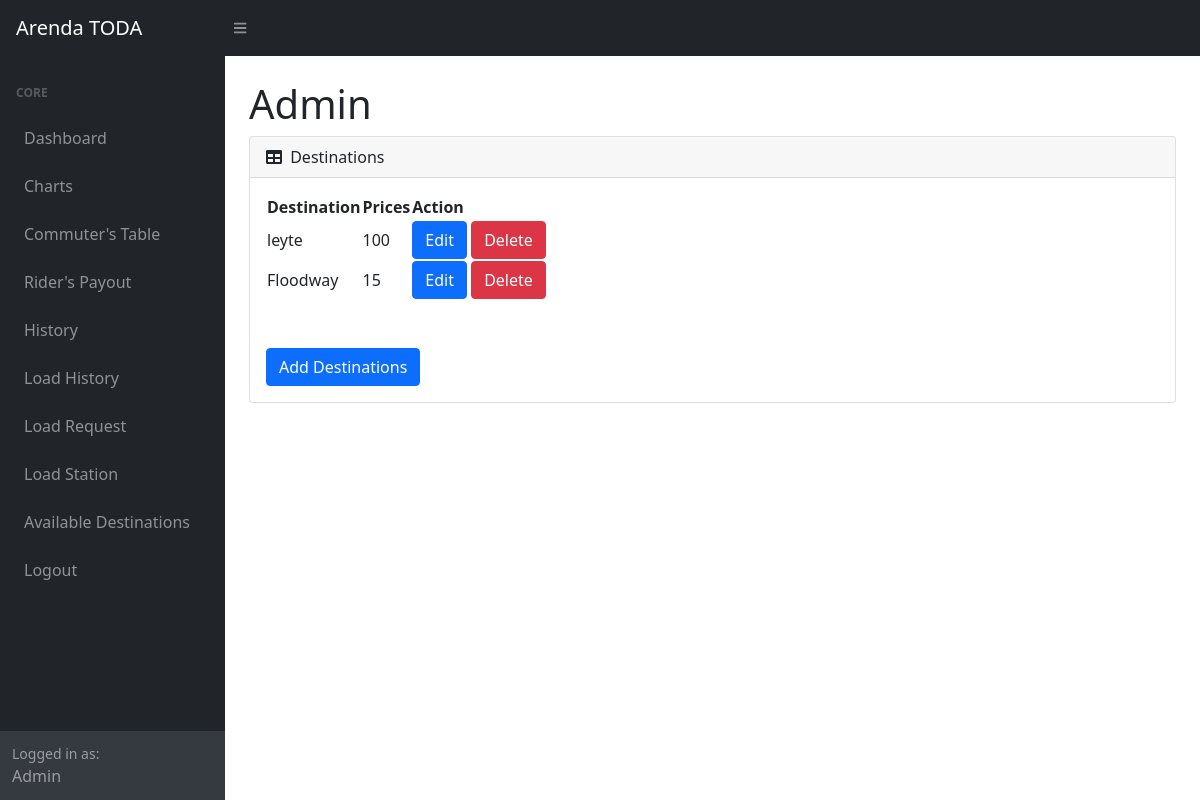
The page /Adestinations.php (signed in) on the database its author committed.
### tables this page shows
CREATE TABLE `places` (
  `id` int(11) NOT NULL,
  `destination` text NOT NULL,
  `price` int(11) NOT NULL
);

### Adestinations.php (the view, shortened to what this page needs)
<?php require_once "controluserdata.php";
        require_once "check.php";
?>
<!DOCTYPE html>
<html lang="en">
    <head>
        <link rel="stylesheet" href="https://cdn.jsdelivr.net/npm/bootstrap@4.1.3/dist/css/bootstrap.min.css">
        <link href="https://cdn.jsdelivr.net/npm/simple-datatables@latest/dist/style.css" rel="stylesheet" />
        <link href="adminfile/css/styles.css" rel="stylesheet" />
    </head>
    <body class="sb-nav-fixed">
        <nav class="sb-topnav navbar navbar-expand navbar-dark bg-dark">
            <a class="navbar-brand ps-3" href="Admin.php">Arenda TODA</a>
            <button class="btn btn-link btn-sm order-1 order-lg-0 me-4 me-lg-0" id="sidebarToggle" href="#!"><i class="fas fa-bars"></i></button>
        </nav>
        <div id="layoutSidenav">
            <div id="layoutSidenav_nav">
                <nav class="sb-sidenav accordion sb-sidenav-dark" id="sidenavAccordion">
                    <div class="sb-sidenav-menu">
                        <div class="nav">
                            <div class="sb-sidenav-menu-heading">Core</div>
                            <a class="nav-link" href="Admin.php">
                                Dashboard
                            </a>
                            <a class="nav-link" href="charts.php">
                                Charts
                            </a>
                            <a class="nav-link" href="Atables.php">
                                Commuter's Table
                            </a>
                            <a class="nav-link" href="Arider_payout.php">
                                Rider's Payout
                            </a>
                            <a class="nav-link" href="Ahistory.php">
                                History
                            </a>
                            <a class="nav-link" href="Alhistory.php">
                                Load History
                            </a>
                            <a class="nav-link" href="Aload-request.php">
                                Load Request
                            </a>
                            <a class="nav-link" href="Aload.php">
                                Load Station
                            </a>
                            <a class="nav-link" href="Adestinations.php">
                                Available Destinations
                            </a>
                            <a class="nav-link" href="logout.php">
                                Logout
                            </a>
                        </div>
                    </div>
                    <div class="sb-sidenav-footer">
                        <div class="small">Logged in as:</div>
                        Admin
                    </div>
                </nav>
            </div>
            <div id="layoutSidenav_content">
                         <?php
                            $query = "SELECT * FROM places";
                            $result = mysqli_query($conn, $query);
                            ?>
                <main>
                    <div class="container-fluid px-4">
                        <h1 class="mt-4">Admin</h1>
                        <div class="card mb-4">
                            <div class="card-header">
                                <i class="fas fa-table me-1"></i>
                                Destinations
                            </div>
                            <div class="table-responsive-sm card-body">
                                <table id="datatablesSimple" class="">
                                    <thead>
                                        <tr>
                                            <th>Destination</th>
                                            <th>Prices</th>
                                            <th>Action</th>
                                        </tr>
                                    </thead>
                                    <tbody>
                                        <tr>
                                        <?php
                                        while($row = $result->fetch_assoc()){
                                        ?>
                                            <td><?php echo $row['destination'];?></td>
                                            <td><?php echo $row['price']?></td>
                                            <td><a href="edit_user.php?id=<?php echo $row["id"]; ?>" name = "update" class="btn btn-primary">Edit</a>
                                            <a href="delete_user.php?id=<?php echo $row["id"]; ?>" name = "delete" class="btn btn-danger">Delete</a></td>
                                            </tr>
                                        <?php
                                        }
                                        ?>
                                    </tbody>
                                </table>
                        <div class="resume-section-content">
                    <div class="subheading mt-5">
                <button type="button" class="btn btn-primary" data-bs-toggle="modal" data-bs-target="#exampleModal">
                Add Destinations
                </button>
                        </div>
                    </div>
                </main>
            </div>
        </div>
    </body>
</html>

### rows shown on the page
places: destination "leyte", price "100"
places: destination "Floodway", price "15"
